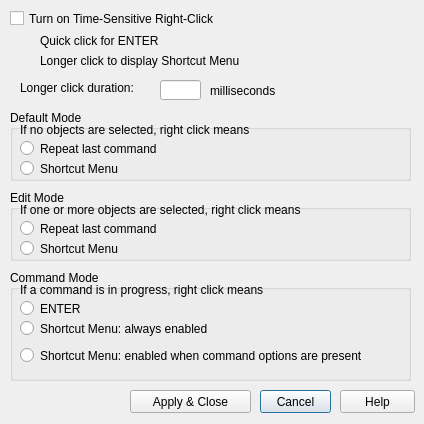
<?xml version="1.0" encoding="UTF-8"?>
<ui version="4.0">
 <class>RightClick_Dialog</class>
 <widget class="QDialog" name="RightClick_Dialog">
  <property name="geometry">
   <rect>
    <x>0</x>
    <y>0</y>
    <width>424</width>
    <height>424</height>
   </rect>
  </property>
  <property name="minimumSize">
   <size>
    <width>424</width>
    <height>424</height>
   </size>
  </property>
  <property name="maximumSize">
   <size>
    <width>424</width>
    <height>424</height>
   </size>
  </property>
  <property name="windowTitle">
   <string>QAD - Right click customization</string>
  </property>
  <property name="toolTip">
   <string/>
  </property>
  <widget class="QCheckBox" name="checkBox_timeSensitive">
   <property name="geometry">
    <rect>
     <x>10</x>
     <y>10</y>
     <width>361</width>
     <height>17</height>
    </rect>
   </property>
   <property name="toolTip">
    <string>Controls right-click behavior. A quick click is the same as pressing Enter. A longer click displays a shortcut menu. You can set the duration of the longer click in milliseconds.</string>
   </property>
   <property name="text">
    <string>Turn on Time-Sensitive Right-Click</string>
   </property>
  </widget>
  <widget class="QLabel" name="label">
   <property name="geometry">
    <rect>
     <x>40</x>
     <y>30</y>
     <width>331</width>
     <height>21</height>
    </rect>
   </property>
   <property name="text">
    <string>Quick click for ENTER</string>
   </property>
  </widget>
  <widget class="QLabel" name="label_2">
   <property name="geometry">
    <rect>
     <x>40</x>
     <y>50</y>
     <width>331</width>
     <height>21</height>
    </rect>
   </property>
   <property name="text">
    <string>Longer click to display Shortcut Menu</string>
   </property>
  </widget>
  <widget class="QGroupBox" name="groupBox_default">
   <property name="geometry">
    <rect>
     <x>10</x>
     <y>110</y>
     <width>401</width>
     <height>71</height>
    </rect>
   </property>
   <property name="title">
    <string>Default Mode</string>
   </property>
   <widget class="QRadioButton" name="radioButton_default_last_cmd">
    <property name="geometry">
     <rect>
      <x>10</x>
      <y>30</y>
      <width>341</width>
      <height>17</height>
     </rect>
    </property>
    <property name="toolTip">
     <string>Disables the Default shortcut menu. As a result, right-clicking in the drawing area when no objects are selected and no commands are in progress is the same as pressing Enter, which repeats the last issued command.</string>
    </property>
    <property name="text">
     <string>Repeat last command</string>
    </property>
   </widget>
   <widget class="QRadioButton" name="radioButton_default_shortcut">
    <property name="geometry">
     <rect>
      <x>10</x>
      <y>50</y>
      <width>341</width>
      <height>17</height>
     </rect>
    </property>
    <property name="toolTip">
     <string>Enables the Default shortcut menu.</string>
    </property>
    <property name="text">
     <string>Shortcut Menu</string>
    </property>
   </widget>
   <widget class="QLabel" name="label_3">
    <property name="geometry">
     <rect>
      <x>10</x>
      <y>10</y>
      <width>381</width>
      <height>20</height>
     </rect>
    </property>
    <property name="text">
     <string>If no objects are selected, right click means</string>
    </property>
   </widget>
  </widget>
  <widget class="QGroupBox" name="groupBox_edit">
   <property name="geometry">
    <rect>
     <x>10</x>
     <y>190</y>
     <width>401</width>
     <height>71</height>
    </rect>
   </property>
   <property name="title">
    <string>Edit Mode</string>
   </property>
   <widget class="QRadioButton" name="radioButton_edit_last_cmd">
    <property name="geometry">
     <rect>
      <x>10</x>
      <y>30</y>
      <width>341</width>
      <height>17</height>
     </rect>
    </property>
    <property name="toolTip">
     <string>Disables the Edit shortcut menu. As a result, right-clicking in the drawing area when one or more objects are selected and no commands are in progress is the same as pressing Enter, which repeats the last issued command.</string>
    </property>
    <property name="text">
     <string>Repeat last command</string>
    </property>
   </widget>
   <widget class="QRadioButton" name="radioButton_edit_shortcut">
    <property name="geometry">
     <rect>
      <x>10</x>
      <y>50</y>
      <width>341</width>
      <height>17</height>
     </rect>
    </property>
    <property name="toolTip">
     <string>Enables the Edit shortcut menu.</string>
    </property>
    <property name="text">
     <string>Shortcut Menu</string>
    </property>
   </widget>
   <widget class="QLabel" name="label_5">
    <property name="geometry">
     <rect>
      <x>10</x>
      <y>10</y>
      <width>381</width>
      <height>20</height>
     </rect>
    </property>
    <property name="text">
     <string>If one or more objects are selected, right click means</string>
    </property>
   </widget>
  </widget>
  <widget class="QGroupBox" name="groupBox_command">
   <property name="geometry">
    <rect>
     <x>10</x>
     <y>270</y>
     <width>401</width>
     <height>111</height>
    </rect>
   </property>
   <property name="title">
    <string>Command Mode</string>
   </property>
   <widget class="QRadioButton" name="radioButton_cmd_enter">
    <property name="geometry">
     <rect>
      <x>10</x>
      <y>30</y>
      <width>341</width>
      <height>17</height>
     </rect>
    </property>
    <property name="toolTip">
     <string>Disables the Command shortcut menu. As a result, right-clicking in the drawing area when a command is in progress is the same as pressing Enter.</string>
    </property>
    <property name="text">
     <string>ENTER</string>
    </property>
   </widget>
   <widget class="QRadioButton" name="radioButton_cmd_shortcut">
    <property name="geometry">
     <rect>
      <x>10</x>
      <y>50</y>
      <width>341</width>
      <height>17</height>
     </rect>
    </property>
    <property name="toolTip">
     <string>Enables the Command shortcut menu.</string>
    </property>
    <property name="text">
     <string>Shortcut Menu: always enabled</string>
    </property>
   </widget>
   <widget class="QLabel" name="label_6">
    <property name="geometry">
     <rect>
      <x>10</x>
      <y>10</y>
      <width>381</width>
      <height>20</height>
     </rect>
    </property>
    <property name="text">
     <string>If a command is in progress, right click means</string>
    </property>
   </widget>
   <widget class="QRadioButton" name="radioButton_cmd_shortcut_with_options">
    <property name="geometry">
     <rect>
      <x>10</x>
      <y>70</y>
      <width>341</width>
      <height>31</height>
     </rect>
    </property>
    <property name="toolTip">
     <string>Enables the Command shortcut menu only when command options are available at the Command prompt. If no options are available, a right-click is the same as pressing Enter.</string>
    </property>
    <property name="text">
     <string>Shortcut Menu: enabled when command options are present</string>
    </property>
   </widget>
  </widget>
  <widget class="QLineEdit" name="lineEdit_duration">
   <property name="geometry">
    <rect>
     <x>160</x>
     <y>80</y>
     <width>41</width>
     <height>20</height>
    </rect>
   </property>
   <property name="toolTip">
    <string>Controls right-click behavior. A quick click is the same as pressing Enter. A longer click displays a shortcut menu. You can set the duration of the longer click in milliseconds.</string>
   </property>
  </widget>
  <widget class="QLabel" name="label_7">
   <property name="geometry">
    <rect>
     <x>210</x>
     <y>80</y>
     <width>121</width>
     <height>21</height>
    </rect>
   </property>
   <property name="text">
    <string>milliseconds</string>
   </property>
  </widget>
  <widget class="QLabel" name="label_8">
   <property name="geometry">
    <rect>
     <x>20</x>
     <y>80</y>
     <width>131</width>
     <height>16</height>
    </rect>
   </property>
   <property name="text">
    <string>Longer click duration:</string>
   </property>
  </widget>
  <widget class="QPushButton" name="Button_Cancel">
   <property name="geometry">
    <rect>
     <x>260</x>
     <y>390</y>
     <width>71</width>
     <height>23</height>
    </rect>
   </property>
   <property name="text">
    <string>Cancel</string>
   </property>
  </widget>
  <widget class="QPushButton" name="Button_ApplyClose">
   <property name="geometry">
    <rect>
     <x>130</x>
     <y>390</y>
     <width>121</width>
     <height>23</height>
    </rect>
   </property>
   <property name="text">
    <string>Apply &amp;&amp; Close</string>
   </property>
  </widget>
  <widget class="QPushButton" name="Button_Help">
   <property name="geometry">
    <rect>
     <x>340</x>
     <y>390</y>
     <width>75</width>
     <height>23</height>
    </rect>
   </property>
   <property name="text">
    <string>Help</string>
   </property>
  </widget>
 </widget>
 <resources/>
 <connections>
  <connection>
   <sender>Button_ApplyClose</sender>
   <signal>clicked()</signal>
   <receiver>RightClick_Dialog</receiver>
   <slot>applyClose_clicked()</slot>
   <hints>
    <hint type="sourcelabel">
     <x>140</x>
     <y>407</y>
    </hint>
    <hint type="destinationlabel">
     <x>9</x>
     <y>404</y>
    </hint>
   </hints>
  </connection>
  <connection>
   <sender>Button_Cancel</sender>
   <signal>clicked()</signal>
   <receiver>RightClick_Dialog</receiver>
   <slot>cancel_clicked()</slot>
   <hints>
    <hint type="sourcelabel">
     <x>269</x>
     <y>399</y>
    </hint>
    <hint type="destinationlabel">
     <x>260</x>
     <y>383</y>
    </hint>
   </hints>
  </connection>
  <connection>
   <sender>Button_Help</sender>
   <signal>clicked()</signal>
   <receiver>RightClick_Dialog</receiver>
   <slot>help_clicked()</slot>
   <hints>
    <hint type="sourcelabel">
     <x>344</x>
     <y>395</y>
    </hint>
    <hint type="destinationlabel">
     <x>342</x>
     <y>381</y>
    </hint>
   </hints>
  </connection>
  <connection>
   <sender>checkBox_timeSensitive</sender>
   <signal>clicked()</signal>
   <receiver>RightClick_Dialog</receiver>
   <slot>timeSensitive_clicked()</slot>
   <hints>
    <hint type="sourcelabel">
     <x>83</x>
     <y>20</y>
    </hint>
    <hint type="destinationlabel">
     <x>364</x>
     <y>80</y>
    </hint>
   </hints>
  </connection>
 </connections>
 <slots>
  <slot>applyClose_clicked()</slot>
  <slot>cancel_clicked()</slot>
  <slot>help_clicked()</slot>
  <slot>timeSensitive_clicked()</slot>
 </slots>
</ui>
